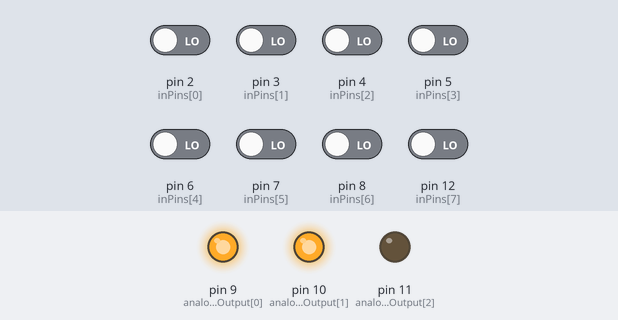
This sketch was run on a simulated Arduino Uno, built with avr-gcc and run on an emulated ATmega328P. Parts: output pins drawn as LEDs (lit = HIGH). Inputs (shaded band) come from the test bench; at power-on: pin 2 (inPins[0]), pin 3 (inPins[1]), pin 4 (inPins[2]), pin 5 (inPins[3]), pin 6 (inPins[4]), pin 7 (inPins[5]), pin 8 (inPins[6]), pin 12 (inPins[7]) LOW. What the sketch prints to the serial monitor is not drawn.

Above: at 1.2 s.
1.3 s: pin 2 (inPins[0]) driven HIGH
At 2.0 s:
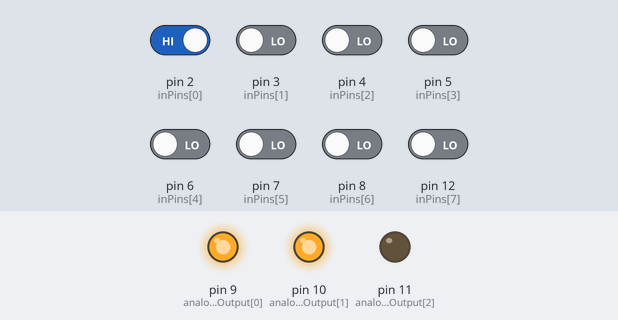
2.9 s: pin 8 (inPins[6]) driven HIGH
At 3.6 s:
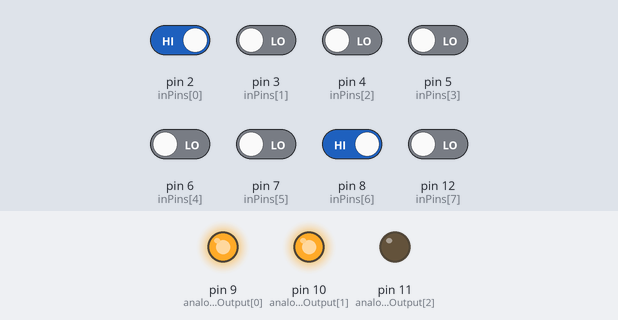
4.5 s: pin 7 (inPins[5]) driven HIGH
At 5.2 s:
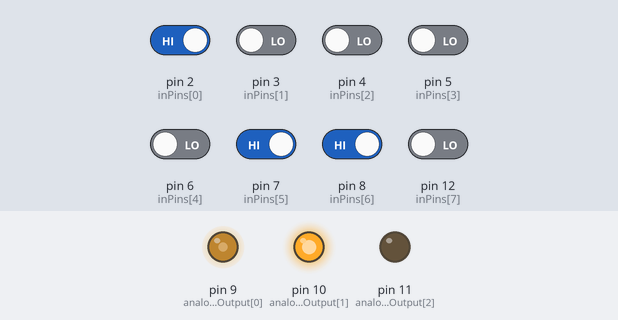
6.1 s: pin 3 (inPins[1]) driven HIGH
At 6.8 s:
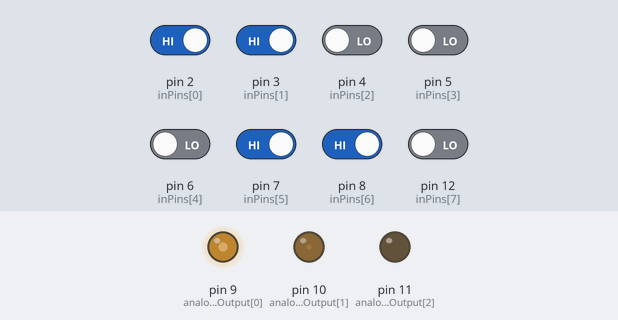
9.1 s: pin 2 (inPins[0]) driven LOW
At 9.6 s:
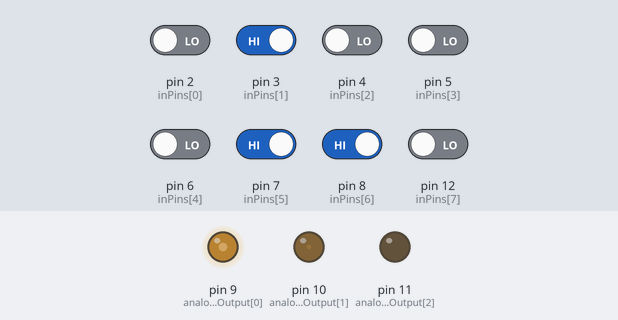
10.7 s: pin 7 (inPins[5]) driven LOW
At 12.2 s:
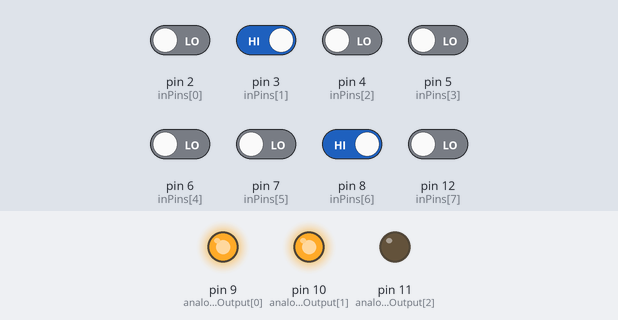
Timing chart, 0 to 13.2 s (numbered marks = the images above; inputs shaded):
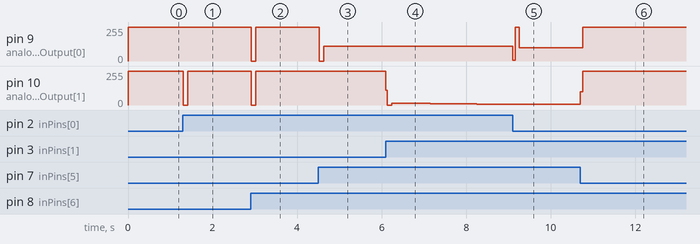

The sketch:

main.ino
```cpp
#include <PID_v1.h>

/*
   PID is used to control whether to fasten or slow down based on difference between Input and
   Setpoint . Basic logic right now is if 3 or less than 3 sensors are on , based on the position
   known we increase the tuning parameters to make an aggressive turn. However, if 4 or more sensors
   are on, we find the position and keep the turning parameters less to make a slow turn and when
   all the sensors are on, i.e the input value is 1023 itself we need to stop the loop and tuning parameters
   to 0 and stop the pid computation.
*/

// Initializing the input and output pins
int inCount = 8;
int outCount = 3;
int inPins[8] = {2, 3, 4, 5, 6, 7, 8, 12};
int inWeights[8] = {+4, +3, +2, +1, -1, -2, -3, -4};
int analogPinOutput[3] = {9, 10, 11};
int analogPinInput[3] = {A1, A2, A3};
int inRange[8] = {};

// Define Variables we'll be connecting to
double Setpoint, Input, Output;

// Define the aggressive and conservative Tuning Parameters
// Experimental tuning values
double aggKp = 2, aggKi = 0.1, aggKd = 0.5;
double consKp = 0.75, consKi = 0.03, consKd = 0.25;

// Specfiying tuning params and initializing the PID
PID pid(&Input, &Output, &Setpoint, consKp, consKi, consKd, DIRECT);

void setup() {
  Serial.begin(9600);
  // Setting the input pin mode
  for (int i = 0; i < inCount; ++i) {
    pinMode(inPins[i], INPUT);
  }
  // Setting the output pin mode
  for (int j = 0; j < outCount; ++j) {
    pinMode(analogPinOutput[j], OUTPUT);
  }

  // initialize the variables we are linked to
  Input = 0;
  Setpoint = 383.625;  // Min 3 sensors need to be on ((3*1023)/8)

  // Turn the PID on
  pid.SetMode(AUTOMATIC);
}

int totalPinHigh(int inRange[]) {
  int count = 0;
  for (int i = 0; i < inCount; ++i) {
    if (inRange[i] == 1023)
      count++;  // count the number of sensors that are on
  }
  return count;
}

int calcPositionInput(int inRange[]) {
  int sum = 0;
  int count = totalPinHigh(inRange);
  for (int i = 0; i < inCount; ++i) {
    if (inRange[i] == 1023)
      sum += inWeights[i];
  }

  if (sum > 1) {
    return 0;  // most sensors are on left
  } else if (sum < 0 && count > 1) {
    return 2;  // most sensors are on right
  } else {
    return 1;  // most centers are in center
  }
}

double calcAnalogValue(int inRange[]) {
  int count = totalPinHigh(inRange);
  return ((count * 1023) / inCount);
}

void loop() {
  for (int i = 0; i < inCount; ++i) {
    if (digitalRead(inPins[i]) == HIGH) {
      inRange[i] = 1023;
    } else {
      inRange[i] = 0;
    }
  }

  int position = calcPositionInput(inRange);
  Serial.print(position);
  Serial.print("\n");
  Input = calcAnalogValue(inRange);  // Get value of input ranging from 0 to 1023
  if (Input == 1023) {
    // all sensors are set to one hence both motor needs to stop
    analogWrite(analogPinOutput[0], 0);
    analogWrite(analogPinOutput[1], 0);
  } else {
    double gap = Input - Setpoint;
    if (gap <= 0) {
      //we're far from setpoint, use aggressive tuning parameters
      pid.SetTunings(aggKp, aggKi, aggKd);
    } else if (gap > 0) {
      //we're close to setpoint, use conservative tuning parameters
      pid.SetTunings(consKp, consKi, consKd);
    }
    pid.Compute();

    // Setting the analog Output values;
    if (position == 0) {
      // right motor needs to be on to turn left
      analogWrite(analogPinOutput[1], Output);
    } else if (position == 2) {
      // left motor needs to be on to turn right
      analogWrite(analogPinOutput[0], Output);
    } else if (position == 1) {
      // both left and right motor needs to be on to move forward
      analogWrite(analogPinOutput[0], Output);
      analogWrite(analogPinOutput[1], Output);
    }
  }
}
```

Measured:
- after the input at 1.3 s, pin 10 (analogPinOutput[1]): 255/255 → 0/255 at once, → 255/255 0.10 s later
- after the input at 2.9 s, pin 9 (analogPinOutput[0]), pin 10 (analogPinOutput[1]): 255/255 → 0/255 at once, → 255/255 0.10 s later
- after the input at 4.5 s, pin 9 (analogPinOutput[0]): 255/255 → 0/255 at once, → 112/255 0.10 s later
- after the input at 6.1 s, pin 9 (analogPinOutput[0]): stays 112/255 (without the input it goes to 113/255 after 2.3 s)
- after the input at 9.1 s, pin 9 (analogPinOutput[0]): 112/255 → 255/255 at once, → 101/255 0.15 s later; pin 10 (analogPinOutput[1]): stays 4/255 (without the input it goes to 3/255 after 0.16 s)
- after the input at 10.7 s, pin 9 (analogPinOutput[0]): 101/255 → 255/255 after 0.06 s; pin 10 (analogPinOutput[1]): 4/255 → 255/255 at once
